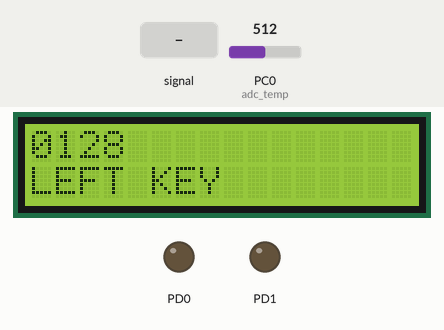
This program was run on a simulated ATmega8, built with avr-gcc and emulated at 8 MHz. Shown: 16×2 character LCD, output pins drawn as LEDs (lit = HIGH). Wiring (inferred from the signals the program sends): character LCD (HD44780): RS PD2; E PD3; data PD4, PD5, PD6, PD7. The inputs (shaded band) are chosen by the test bench; at power-on: PC0 (adc_temp) = 512. Pins used as bus, display or sensor lines are not drawn.

Above: at 1.2 s.
1.3 s: PC0 (adc_temp) fed a 2 Hz sine of ±306 counts around its level
At 1.55 s:
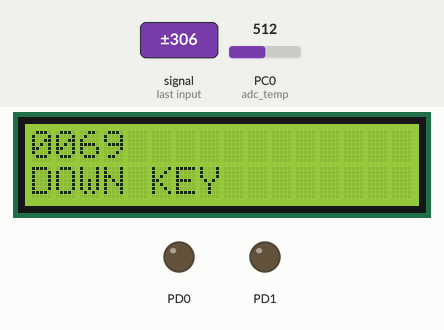
3.6 s: PC0 (adc_temp) set to 190
At 4.9 s:
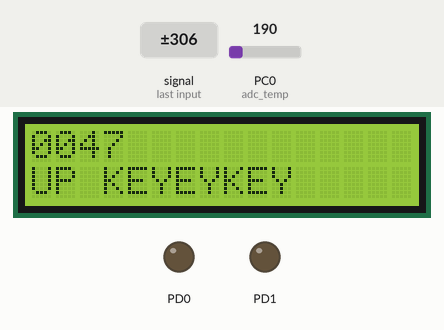
5.2 s: PC0 (adc_temp) set to 109
At 6.5 s:
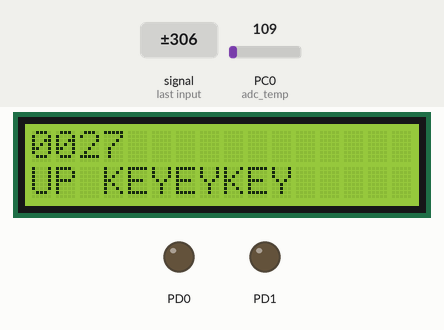
6.9 s: PC0 (adc_temp) set to 89
At 7.8 s:
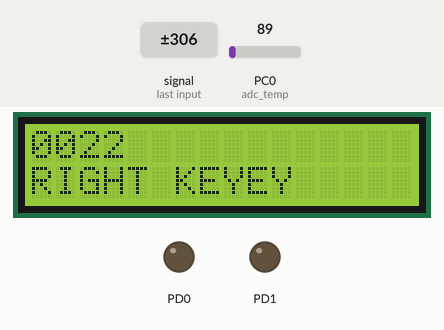
8.5 s: PC0 (adc_temp) fed a 200 Hz sine of ±81 counts around its level
At 9.03 s:
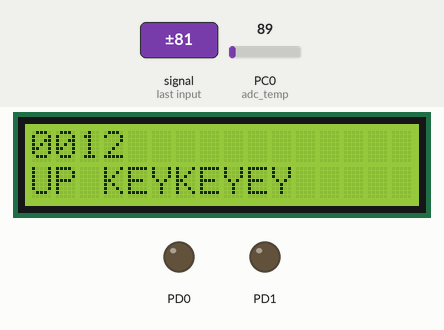
11.5 s: PC0 (adc_temp) set to 306
At 12.0 s:
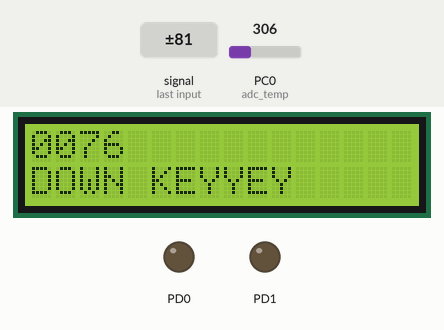
Timing chart, 0 to 14.5 s (numbered marks = the images above; inputs shaded):
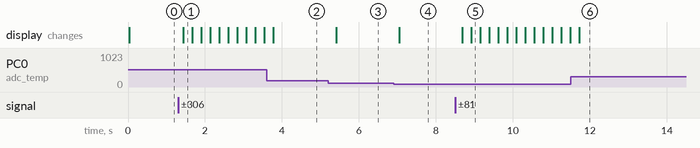

The program:

LCD_Menu.c
```c
#include "main.h"

int main(void)
{
	port_init();
	lcd_init();
	adc_init();
	sei();
	set_pos(0,1);
	//send_char('h');
	//str_lcd("Dorov Hui");
	//_delay_ms(2000);
	clear_lcd();
    while(1)
    {
          set_pos(0,1);
          if(adc_value<25) str_lcd("RIGHT KEY");
          else if(adc_value<65) str_lcd("UP KEY");
          else if(adc_value<115) str_lcd("DOWN KEY");
          else if(adc_value<180) str_lcd("LEFT KEY");
          else if(adc_value<200) str_lcd("SELECTT KEY");
		  set_pos(0,0);
		  str_lcd(conversion(adc_value));
          _delay_ms(200);
    }
}
```

adc.c
```c
#include "adc.h"

extern unsigned int adc_value, adc_counter, adc_temp;
unsigned int adc_high=0, adc_low=0;

ISR(ADC_vect)
{
	adc_low = ADCL;
	adc_high = ADCH;
	//adc_value=adc_high*256+adc_low;
	if(adc_counter<20)
	{
		adc_temp+=adc_high;
		adc_counter++;
	}
	else
	{
		adc_value=adc_temp/20;
		adc_counter=0;
		adc_temp=0;
	}
}
void adc_init(void)
{
	ADCSRA |= (1<<ADEN)|(1<<ADSC)|(1<<ADFR)|(1<<ADIE)|(1<<ADPS2)|(1<<ADPS1)|(0<<ADPS0);
	ADMUX |=(1<<ADLAR)|(1<<REFS1)|(1<<REFS0);
}

char *conversion(unsigned int adc_value)
{
	char *b=calloc(4, sizeof(char));
	b[0]=(adc_value/1000+0x30);
	b[1]=((adc_value%1000)/100+0x30);
	b[2]=((adc_value%100)/10+0x30);
	b[3]=(adc_value%10+0x30);
	return b;
}

char *voltage_conv(float v)
{
	char *c=calloc(4, sizeof(char));
	c[0]=((unsigned char) v+0x30);
	c[1]=('.');
	c[2]=((unsigned char)(v*10)%10+0x30);
	c[3]=((unsigned char)(v*100)%10+0x30);
	return c;
}
```

adc.h
```c
#ifndef ADC_H_
#define ADC_H_

#include "main.h"
void adc_init(void);
unsigned int adc_conv(void);
char *conversion(unsigned int adc_value);
char *voltage_conv(float v);

#endif /* ADC_H_ */
```

lcd.c
```c
#include "lcd.h"

void port_init(void)
{
	DDRD = 0xFF;
	PORTD = 0x00;
}

void send_half_byte(unsigned char c)
{
	c<<=4;
	e1;
	_delay_us(50);
	PORTD&=0b00001111;
	PORTD|=c;
	e0;
	_delay_us(50);
}

void send_byte(unsigned char c, unsigned char mode)
{
	if (mode==0)
	{
		rs0;
	}
	else
	{
		rs1;
	}
	unsigned char hc=0;
	hc=c>>4;
	send_half_byte(hc);
	send_half_byte(c);
}

void lcd_init()
{
	_delay_ms(15);
	send_half_byte(0b00000011);
	_delay_ms(4);
	send_half_byte(0b00000011);
	_delay_us(100);
	send_half_byte(0b00000011);
	_delay_ms(1);
	send_half_byte(0b00000010);
	_delay_ms(1);
	send_byte(0b00101000, 0); //4áèò-ðåæèì (DL=0) è 2 ëèíèè (N=1)
	_delay_ms(1);
	send_byte(0b00001100, 0); //âêëþ÷àåì èçîáðàæåíèå íà äèñïëåå (D=1), êóðñîðû íèêàêèå íå âêëþ÷àåì (C=0, B=0)
	_delay_ms(1);
	send_byte(0b00000110, 0); //êóðñîð (õîòü îí ó íàñ è íåâèäèìûé) áóäåò äâèãàòüñÿ âëåâî
	_delay_ms(1);
}

void send_char(unsigned char c)
{

	send_byte(c,1);

}

void set_pos(unsigned char x, unsigned y)
{
	char adress;
	adress=(0x40*y+x)|0b10000000;
	send_byte(adress, 0);
}

void str_lcd (char str1[])
{
	unsigned int n;
	for(n=0; str1[n]!='\0'; n++)
	{
		send_char(str1[n]);
	}
}

void clear_lcd()
{
	send_byte(0b00000001, 0);
	_delay_us(1500);
}
```

lcd.h
```c
#ifndef LCD_H_
#define LCD_H_
#define e1    PORTD|=0b00001000 // установка линии E в 1
#define e0    PORTD&=0b11110111 // установка линии E в 0
#define rs1    PORTD|=0b00000100 // установка линии RS в 1 (данные)
#define rs0    PORTD&=0b11111011 // установка линии RS в 0 (команда)

#include "main.h"

void lcd_init();
void send_char(unsigned char c);
void set_pos(unsigned char x, unsigned y);
void str_lcd(char str1[]);
void port_init();
void clear_lcd();

#endif /* LCD_H_ */
```

main.h
```c
#ifndef MAIN_H_
#define MAIN_H_

#define F_CPU 8000000UL

#include <avr/io.h>
#include <avr/interrupt.h>
#include <util/delay.h>
//#include <string.h>
#include "lcd.h"
#include "adc.h"
#include <stdio.h>
#include <stdlib.h>
unsigned int adc_value, adc_counter, adc_temp;

#endif /* MAIN_H_ */
```

Measured:
- the behaviour switches between 100 and 99 on PC0 (adc_temp) (found by bisection; images 3 and 4)
- after the input at 1.3 s, the display: changes after 0.14 s (image 1)
- after the input at 3.6 s, the display: changes after 0.17 s (image 2)
- after the input at 5.2 s, the display: changes after 0.21 s (image 3)
- after the input at 6.9 s, the display: changes after 0.14 s (image 4)
- after the input at 8.5 s, the display: first changes after 0.18 s (image 5 shows a later state)
- after the input at 11.5 s, the display: changes after 0.23 s (image 6)
